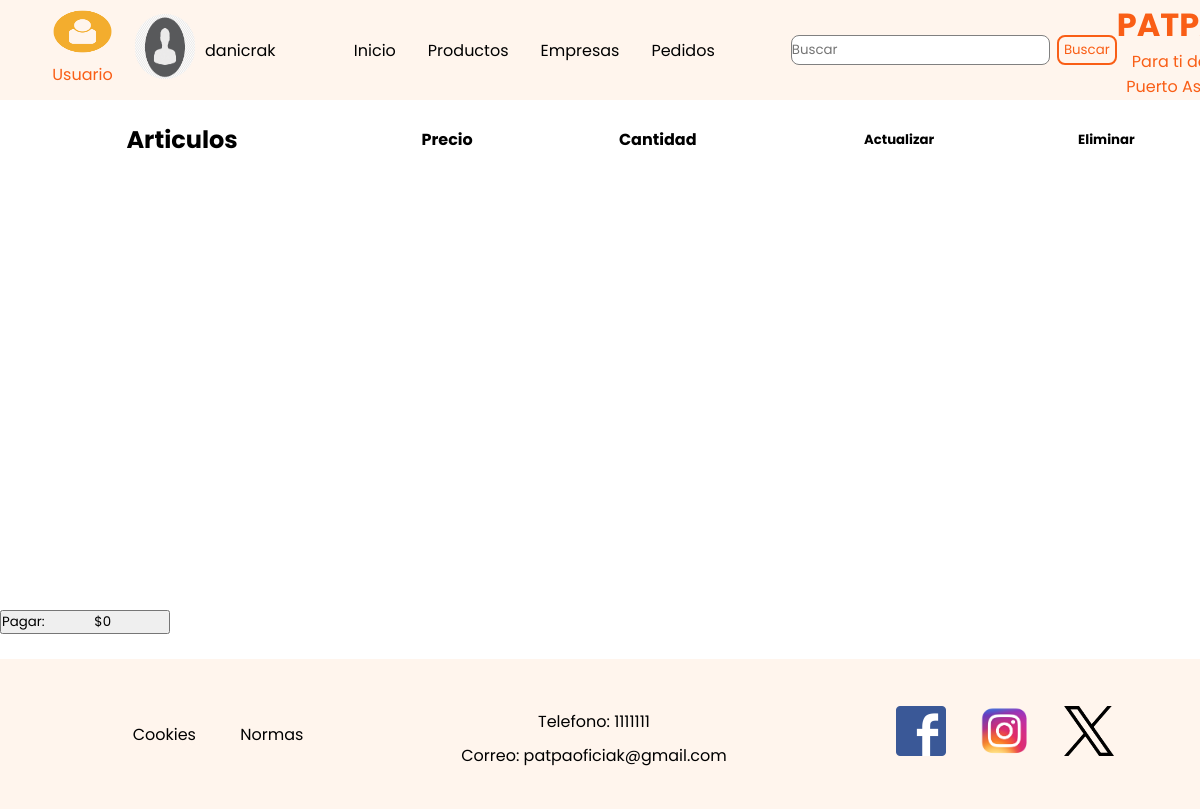
Screenshot of /content/carrito/carrito.php (signed in) with the database file from the repository.
### tables this page shows
CREATE TABLE `usuario` (
  `id` int(11) NOT NULL,
  `nombre` varchar(250) NOT NULL,
  `correo` varchar(50) NOT NULL,
  `usuario` varchar(50) NOT NULL,
  `contraseña` varchar(300) NOT NULL,
  `edad` int(11) DEFAULT NULL,
  `categorias` int(11) DEFAULT NULL,
  `id_rol` int(11) NOT NULL,
  `foto` varchar(250) DEFAULT NULL,
  `fondo` varchar(250) DEFAULT NULL,
  `direccion` varchar(100) DEFAULT NULL,
  `calificacion` varchar(5) DEFAULT NULL,
  `latitud` varchar(25) DEFAULT NULL,
  `longitud` varchar(25) DEFAULT NULL
);

### php/consultas_carrito.php (called while the page is built, shortened)
<?php
include "conex.php";
$correo = $_SESSION['usuario'];
$datos_usu = $conn->query("SELECT * FROM usuario where correo = '$correo'");
$usuario = $datos_usu->fetch_assoc();
?>

### content/carrito/carrito.php (the view, shortened to what this page needs)
<?php
 include "../../php/consultas_carrito.php";
?>
<!doctype html>
<html lang="es">
  <head>
    <link rel="stylesheet" href="carrito.css">
  </head>
  <body>
    <header>
        <div class="logo">
            <?php
                if($usuario['id_rol'] == 1){
                ?>
                    <img src="../../images/img_usuario_usuario.png" alt="">
                    <p>Usuario</p>
                <?php
                    }elseif($usuario['id_rol'] == 2){
                ?>
                    <img src="../../images/img_usuario_repartidor.png" alt="">
                    <p>Repartidor</p>
                <?php
                }else{
                    ?>
                    <img src="../../images/img_usuario_empresa.jpg" alt="">
                    <p>Empresa</p>
                    <?php
                    }
                    ?>
        </div>
        <div class="usuario">
            <?php
                    if($usuario['id_rol'] == 1){
                    ?>
                        <a href="../usuarios/usuario_usuario.php"><img src="../../<?php  echo $usuario['foto']?>" alt=""></a>
                        <a href="../usuarios/usuario_usuario.php"><?php echo $usuario['usuario']?></a>
                    <?php
                        }elseif($usuario['id_rol'] == 2){
                    ?>
                        <img src="../<?php echo $usuario['foto']?>" alt="">
                        <a href=""><?php echo $usuario['usuario']?></a>
                    <?php
                    }else{
                        ?>
                        <a href="../usuarios/usuario_empresa.kphp"><img src="../../<?php echo $usuario['foto']?>" alt=""></a>
                        <a href="../usuarios/usuario_empresa.php"><?php  echo $usuario['usuario']?></a>
                        <?php
                        }
                        ?>
        </div>
        <div class="container_header">
         <div class="menu">
            <nav>
                <ul>
                    <li><a href="../inicio.php">Inicio</a></li>
                    <li><a href="../categorias/categorias.php">Productos</a></li>
                    <li><a href="../empresas/empresa.php">Empresas</a></li>
                    <li><a href="../pedidos/pedidos.php">Pedidos</a></li>
                </ul>
            </nav>
         </div>
         <form class="formulario_buscar" action="../buscar.php" method="get" role="search">
                <input  type="search" placeholder="Buscar" name="q" aria-label="Search">
                <button class="buscar " type="submit"> Buscar</button>
         </form>
        </div>
        <div class="eslogan">
            <h1>PATPA</h1>
            <p>Para ti de Puerto Asís</p>
        </div>
    </header>
    <main>
        <div class="contenido_menu">
            <table>
                <tr>
                    <th><h2>Articulos</h2></th>
                    <th><h4>Precio</h4></th>
                    <th><h4>Cantidad</h4></th>
                    <th style="margin-right: 30px;"><h5>Actualizar</h5></th>
                    <th style="margin-left: 10px;"><h5>Eliminar</h5></th>
                </tr>
                <?php
                    $totalCosto = 0;
                     $totalCosto += $costoParcial;?>
            </table>
        </div>
        <form action="../../php/consultas_carrito.php" method="post">
            <button  type="submit" name="final_pagar" class="final_pagar">Pagar: <p>$<?= $totalCosto ?></p></button>
        </form>
    </main>
    <br>
    <footer>
        <div class="contenido_footer">
            <div class="cookies">
                <a href="#">Cookies</a>
                <a href="#">Normas</a>
            </div>
            <div class="informacion">
                <p>Telefono: 1111111</p>
                <p>Correo: patpaoficiak@gmail.com</p>
            </div>
            <div class="redes_sociales">
                <a href="#"><img src="../../images/facebook_logo.png" alt=""></a>
                <a href="#"><img src="../../images/instagram_logo.png" alt=""></a>
                <a href="#"><img src="../../images/twitter_logo.png" alt=""></a>
            </div>
        </div>
    </footer>
</body>
</html>

### content/carrito/carrito.css (style rules this page uses)
* { margin: 0; padding: 0; box-sizing: border-box; text-decoration: none; font-family: 'Poppins', sans-serif; z-index: 100; }
body { height: 100%; width: 100%; }
header { height: 100px; width: 100%; position: fixed; display: flex; z-index: 104; background-color: #fff5ed; }
.container_header { margin: 0px auto 0 auto; max-width: 1200px; height: 100%; display: flex; }
.logo { align-items: center; position: relative; z-index: 1; }
.logo img { padding-top: 8px; width: 65px; margin-left: 50px; height: 55px; }
.logo p { margin-left: 50px; color: #f95e16; text-align: center; margin-top: 0; }
.usuario { height: 100%; align-items: center; display: flex; max-width: 200px; }
.usuario img { width: 60px; height: 65px; border-radius: 30px; margin-left: 10px; }
.usuario a { color: black; margin-left: 10px; white-space: nowrap; overflow: hidden; text-overflow: ellipsis; max-width: 100px; }
.menu { display: flex; align-items: center; }
.menu nav { margin: 0 20px; }
.menu nav ul { margin-left: 30px; display: flex; }
.menu nav ul li { list-style: none; margin: 20px 16px; }
.menu nav ul li a { color: black; font-size: 16px; position: relative; text-decoration: none; }
.eslogan { text-align: center; margin: auto; color: #f95e16; }
.container_header form { height: 100%; display: flex; align-items: center; position: relative; float: right; border-radius: 2%; }
.formulario_buscar input { box-sizing: border-box; align-items: center; height: 30px; border-radius: 8px; margin-left: 40px; border: 1px solid grey; }
.formulario_buscar button { margin-left: 7px; width: 60px; height: 30px; background-color: transparent; border-radius: 8px; border: 2px solid #f95e16; transition: all 300ms; }
.buscar { align-items: center; border-color: #f95e16; color: #f95e16; }
main { display: block; padding-top: 100px; max-width: 1200px; margin: auto; height: 100%; }
.final_pagar { width: 170px; display: flex; }
.final_pagar p { margin-left: 30%; }
.contenido_menu { display: block; width: 100%; height: 450px; margin-bottom: 60px; overflow-y: scroll; }
.contenido_menu table { margin-top: 20px; max-height: 400px; width: 100%; }
.contenido_menu table th,.contenido_menu table td { max-width: 20%; text-align: center; }
footer { margin-top: auto; height: 150px; width: 100%; background-color: #fff5ed; opacity: 1; display: flex; }
.contenido_footer { display: flex; width: 1200px; height: 100%; margin: auto; align-items: center; }
.contenido_footer div { z-index: 0; width: 33%; text-align: center; }
.cookies a { text-decoration: none; color: black; margin-left: 40px; }
.informacion p { margin-top: 9px; }
.redes_sociales a img { width: 50px; height: 50px; margin-left: 30px; }

### rows the page displays
usuario: foto (picture), usuario "danicrak"

### other values shown
$totalCosto "0"
